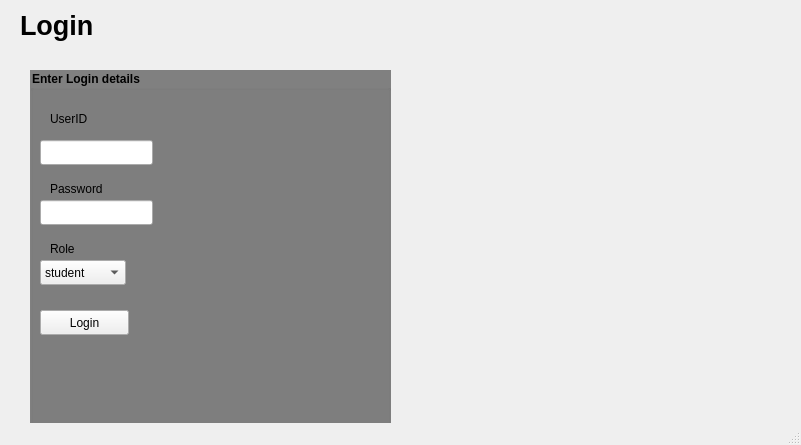
<?xml version="1.0" encoding="UTF-8"?>
<ui version="4.0">
 <class>MainWindow</class>
 <widget class="QMainWindow" name="MainWindow">
  <property name="geometry">
   <rect>
    <x>0</x>
    <y>0</y>
    <width>801</width>
    <height>445</height>
   </rect>
  </property>
  <property name="windowTitle">
   <string>Login Page</string>
  </property>
  <property name="styleSheet">
   <string notr="true"/>
  </property>
  <widget class="QWidget" name="body">
   <widget class="QLabel" name="label">
    <property name="geometry">
     <rect>
      <x>20</x>
      <y>10</y>
      <width>91</width>
      <height>31</height>
     </rect>
    </property>
    <property name="font">
     <font>
      <pointsize>20</pointsize>
      <weight>75</weight>
      <bold>true</bold>
     </font>
    </property>
    <property name="text">
     <string>Login</string>
    </property>
   </widget>
   <widget class="QGroupBox" name="groupBox">
    <property name="geometry">
     <rect>
      <x>30</x>
      <y>70</y>
      <width>361</width>
      <height>361</height>
     </rect>
    </property>
    <property name="font">
     <font>
      <weight>75</weight>
      <bold>true</bold>
     </font>
    </property>
    <property name="styleSheet">
     <string notr="true">#groupBox{
	background-color: grey;
}</string>
    </property>
    <property name="title">
     <string>Enter Login details</string>
    </property>
    <widget class="QLineEdit" name="userIDLogin">
     <property name="geometry">
      <rect>
       <x>10</x>
       <y>70</y>
       <width>113</width>
       <height>25</height>
      </rect>
     </property>
     <property name="font">
      <font>
       <italic>false</italic>
      </font>
     </property>
     <property name="autoFillBackground">
      <bool>false</bool>
     </property>
     <property name="styleSheet">
      <string notr="true">#lineEdit{
	background-color: white;
}</string>
     </property>
     <property name="text">
      <string/>
     </property>
    </widget>
    <widget class="QLabel" name="label_2">
     <property name="geometry">
      <rect>
       <x>20</x>
       <y>40</y>
       <width>71</width>
       <height>17</height>
      </rect>
     </property>
     <property name="text">
      <string>UserID</string>
     </property>
    </widget>
    <widget class="QLabel" name="label_3">
     <property name="geometry">
      <rect>
       <x>20</x>
       <y>110</y>
       <width>67</width>
       <height>17</height>
      </rect>
     </property>
     <property name="font">
      <font>
       <weight>50</weight>
       <bold>false</bold>
      </font>
     </property>
     <property name="text">
      <string>Password</string>
     </property>
    </widget>
    <widget class="QLineEdit" name="passwordLogin">
     <property name="geometry">
      <rect>
       <x>10</x>
       <y>130</y>
       <width>113</width>
       <height>25</height>
      </rect>
     </property>
     <property name="styleSheet">
      <string notr="true">#lineEdit_2{
	background-color: white;
}</string>
     </property>
    </widget>
    <widget class="QPushButton" name="pushButton">
     <property name="geometry">
      <rect>
       <x>10</x>
       <y>240</y>
       <width>89</width>
       <height>25</height>
      </rect>
     </property>
     <property name="text">
      <string>Login</string>
     </property>
    </widget>
    <widget class="QLabel" name="label_4">
     <property name="geometry">
      <rect>
       <x>20</x>
       <y>170</y>
       <width>67</width>
       <height>17</height>
      </rect>
     </property>
     <property name="text">
      <string>Role</string>
     </property>
    </widget>
    <widget class="QComboBox" name="RolecomboBox">
     <property name="geometry">
      <rect>
       <x>10</x>
       <y>190</y>
       <width>86</width>
       <height>25</height>
      </rect>
     </property>
     <item>
      <property name="text">
       <string>student</string>
      </property>
     </item>
     <item>
      <property name="text">
       <string>instructor</string>
      </property>
     </item>
     <item>
      <property name="text">
       <string>faculty_coordinator</string>
      </property>
     </item>
    </widget>
   </widget>
  </widget>
  <widget class="QStatusBar" name="statusbar"/>
 </widget>
 <resources/>
 <connections/>
</ui>
